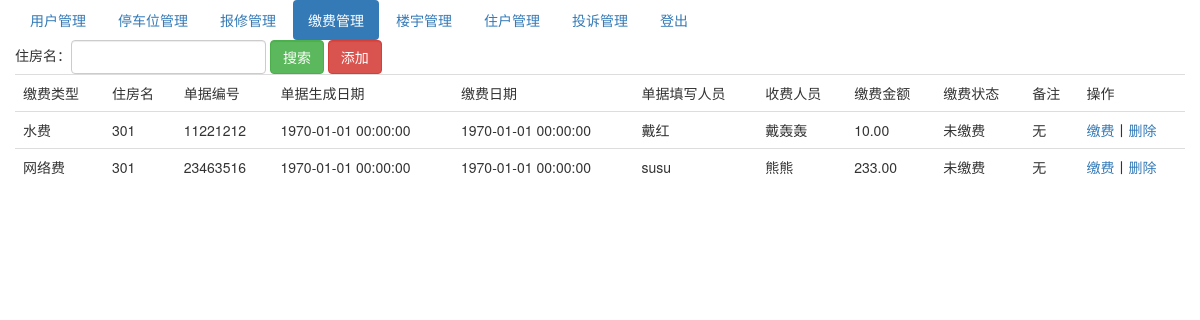
The page /index.php/charge_admin on the database as committed earlier.
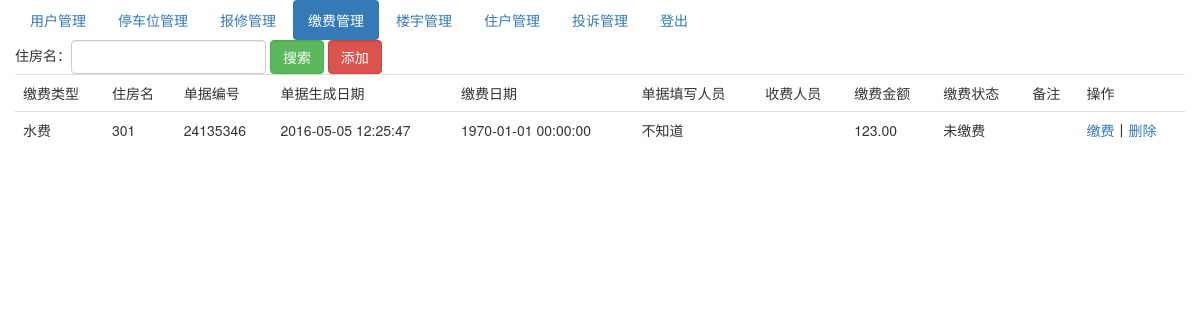
The same page on the database as committed later.
### tables this page shows
CREATE TABLE IF NOT EXISTS `charge` (
  `charge_id` int(10) NOT NULL AUTO_INCREMENT,
  `type_id` int(10) NOT NULL COMMENT '缴费类型ID',
  `house_id` int(10) NOT NULL,
  `invoiceNum` varchar(255) NOT NULL COMMENT '单据编号',
  `createTime` int(10) NOT NULL COMMENT '单据生成日期',
  `paymentTime` int(10) NOT NULL COMMENT '缴费日期',
  `handleName` varchar(255) NOT NULL COMMENT '单据填写人员姓名',
  `chargeName` varchar(255) NOT NULL COMMENT '收费人员姓名',
  `paymentMoney` decimal(10,2) NOT NULL COMMENT '缴费金额',
  `status` tinyint(4) NOT NULL DEFAULT '10' COMMENT '缴费状态 10未缴费 20已缴费',
  `remark` varchar(255) NOT NULL COMMENT '备注',
  PRIMARY KEY (`charge_id`)
);

### application/controllers/Charge_admin.php (called while the page is built, shortened)
<?php
class Charge_admin extends CI_Controller{
    public function __construct()
    {
        $this->load->helper('url_helper');
        $this->load->library('session');
    }
    public function index(){
        $this->load->model('charge_model');
        $this->load->model('house_model');
        $condition=array();
        $charge_list=$this->charge_model->getChargeList($condition);
        foreach($charge_list as $key=>$value){
            $type_info=$this->charge_model->getTypeInfoById($value['type_id']);
            $charge_list[$key]['type_name']=$type_info['type_name'];
            $house_info=$this->house_model->getHouseInfo(array('house_id'=>$value['house_id']));
            $charge_list[$key]['house_name']=$house_info['house_name'];
        }
        $data=array();
        $data['charge_list']=$charge_list;
        $this->load->view('templates/header_admin',$data);
        $this->load->view('charge_index_admin',$data);
    }
}

### index.php (called while the page is built, shortened)
<?php
require_once BASEPATH.'core/CodeIgniter.php';

### application/models/Charge_model.php (called while the page is built, shortened)
<?php
class Charge_model extends CI_Model{
    public function getChargeList($condition=array())
    {
        $query=$this->db->get_where('charge',$condition);
        return $query->result_array();
    }
    public function getTypeInfoById($type_id)
    {
        $query = $this->db->get_where('charge_type',array('type_id'=>$type_id));
        return $query->row_array();
    }
}
?>

### application/models/House_model.php (called while the page is built, shortened)
<?php
class House_model extends CI_Model{
    public function getHouseInfo($condition){
        $query = $this->db->get_where('house',$condition);
        return $query->row_array();
    }
}
?>

### application/views/charge_index_admin.php (the view, shortened to what this page needs)
<div class="container">
    <div class="row">
        <ul class="nav nav-pills">
            <li role="presentation"><a href="/index.php/member_admin/index">用户管理</a></li>
            <li role="presentation"><a href="/index.php/carport_admin/index">停车位管理</a></li>
            <li role="presentation"><a href="/index.php/repair_admin/index">报修管理</a></li>
            <li role="presentation" class="active"><a href="/index.php/charge_admin/index">缴费管理</a></li>
            <li role="presentation"><a href="/index.php/building_admin/index">楼宇管理</a></li>
            <li role="presentation"><a href="/index.php/house_admin/index">住户管理</a></li>
            <li role="presentation"><a href="/index.php/complain_admin/index">投诉管理</a></li>
            <li role="presentation"><a href="/index.php/Welcome/logout">登出</a></li>
        </ul>
    </div>
    <div class="row">
        <form method="get" class="form-inline" action="/index.php/Charge_admin/index">
            <div class="form-group">住房名：<input type="text" class="form-control" name="house_name"></div>
            <div class="form-group"><input type="submit" class="form-control btn-success" value="搜索"></div>
            <div class="form-group"><a class="form-control btn-danger" href="/index.php/Charge_admin/add">添加</a></div>
        </form>
    </div>
    <div class="row">
        <table class="table">
            <tr>
                <td>缴费类型</td>
                <td>住房名</td>
                <td>单据编号</td>
                <td>单据生成日期</td>
                <td>缴费日期</td>
                <td>单据填写人员</td>
                <td>收费人员</td>
                <td>缴费金额</td>
                <td>缴费状态</td>
                <td>备注</td>
                <td>操作</td>
            </tr>
            <?php foreach($charge_list as $value){ ?>
                <tr>
                    <td><?php echo $value['type_name']; ?></td>
                    <td><?php echo $value['house_name']; ?></td>
                    <td><?php echo $value['invoiceNum']; ?></td>
                    <td><?php echo date('Y-m-d H:i:s',$value['createTime']); ?></td>
                    <td><?php echo date('Y-m-d H:i:s',$value['paymentTime']); ?></td>
                    <td><?php echo $value['handleName']; ?></td>
                    <td><?php echo $value['chargeName']; ?></td>
                    <td><?php echo $value['paymentMoney']; ?></td>
                    <td><?php if($value['status']==10){echo '未缴费';}elseif($value['status']==20){echo '已缴费';}  ?></td>
                    <td><?php echo $value['remark']; ?></td>
                    <td><?php if($value['status']==10){ ?><a href="/index.php/Charge_admin/showEdit?charge_id=<?php echo $value['charge_id']; ?>">缴费</a>丨<?php } ?><a href="/index.php/Charge_admin/delete?charge_id=<?php echo $value['charge_id']; ?>">删除</a></td>
                </tr>
            <?php } ?>
        </table>
    </div>
</div>

Rows that differ between the two databases and show on the page:
removed charge: type_name "水费", house_name "301", invoiceNum "11221212", createTime "1970-01-01 00:00:00", paymentTime "1970-01-01 00:00:00", handleName "戴红", chargeName "戴轰轰", paymentMoney "10.00", status "未缴费", remark "无"
removed charge: type_name "网络费", house_name "301", invoiceNum "23463516", createTime "1970-01-01 00:00:00", paymentTime "1970-01-01 00:00:00", handleName "susu", chargeName "熊熊", paymentMoney "233.00", status "未缴费", remark "无"
added charge: type_name "水费", house_name "301", invoiceNum "24135346", createTime "2016-05-05 12:25:47", paymentTime "1970-01-01 00:00:00", handleName "不知道", paymentMoney "123.00", status "未缴费"
